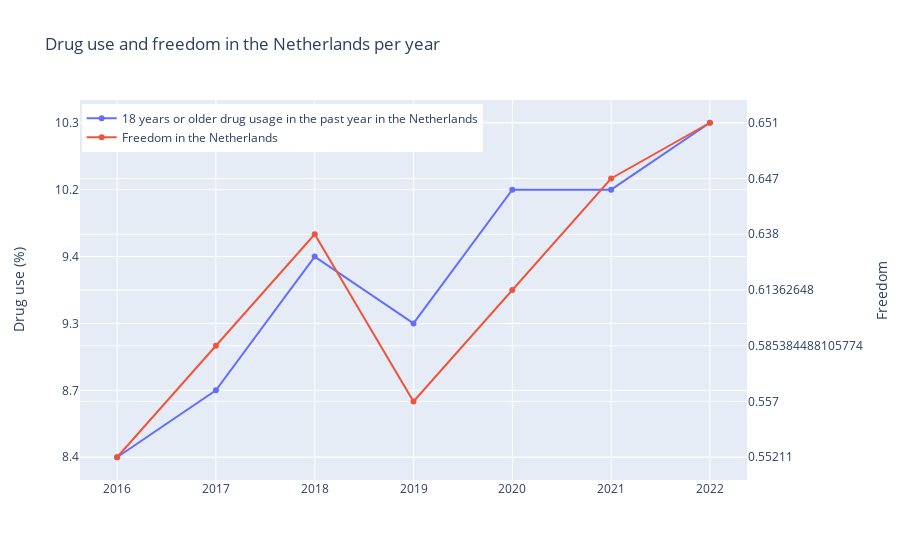

The code cell stored with this chart in its notebook:
### Markdown cell above
Argument 2: As the happiness score has gone up a decimal point, drug use in all levels, ecxept the second level has gone up; especially the hightest prosperity level.

### Code cell
fig = go.Figure()

fig.add_trace(go.Scatter(
    x=np.array(happy_netherlands['Year']),
    y=np.array(df_20['Drugsgebruik, 12 jaar of ouder/Drugsgebruik totaal/Afgelopen jaar (%)']),
    name='18 years or older drug usage in the past year in the Netherlands',
    yaxis='y'
))

fig.add_trace(go.Scatter(
    x=np.array(happy_netherlands['Year']),
    y=np.array(happy_netherlands['Freedom']),
    name='Freedom in the Netherlands',
    yaxis='y2'
))

fig.update_layout(
    legend=dict(
    yanchor="top",
    y=0.99,
    xanchor="left",
    x=0.0025),

    yaxis=dict(
        title='Drug use (%)',
        categoryorder='category ascending'
    ),
    yaxis2=dict(
        title='Freedom',
        overlaying='y',
        side='right',
        categoryorder='category ascending'
    ), 
    title = "Drug use and freedom in the Netherlands per year"
)


fig.show()

### Figure 1 — Plotly figure (JSON) as saved in the notebook; plotly's stock layout.template omitted (floating-point values rounded to 4 significant figures)
{"data": [{"name": "18 years or older drug usage in the past year in the Netherlands", "type": "scatter", "x": [2016, 2017, 2018, 2019, 2020, 2021, 2022], "y": ["     8.4", "     8.7", "     9.4", "     9.3", "    10.2", "    10.2", "    10.3"], "yaxis": "y"}, {"name": "Freedom in the Netherlands", "type": "scatter", "x": [2016, 2017, 2018, 2019, 2020, 2021, 2022], "y": ["0.55211", "0.585384488105774", "0.638", "0.557", "0.61362648", "0.647", "0.651"], "yaxis": "y2"}], "layout": {"legend": {"x": 0.0025, "xanchor": "left", "y": 0.99, "yanchor": "top"}, "title": {"text": "Drug use and freedom in the Netherlands per year"}, "yaxis": {"categoryorder": "category ascending", "title": {"text": "Drug use (%)"}}, "yaxis2": {"categoryorder": "category ascending", "overlaying": "y", "side": "right", "title": {"text": "Freedom"}}}}
